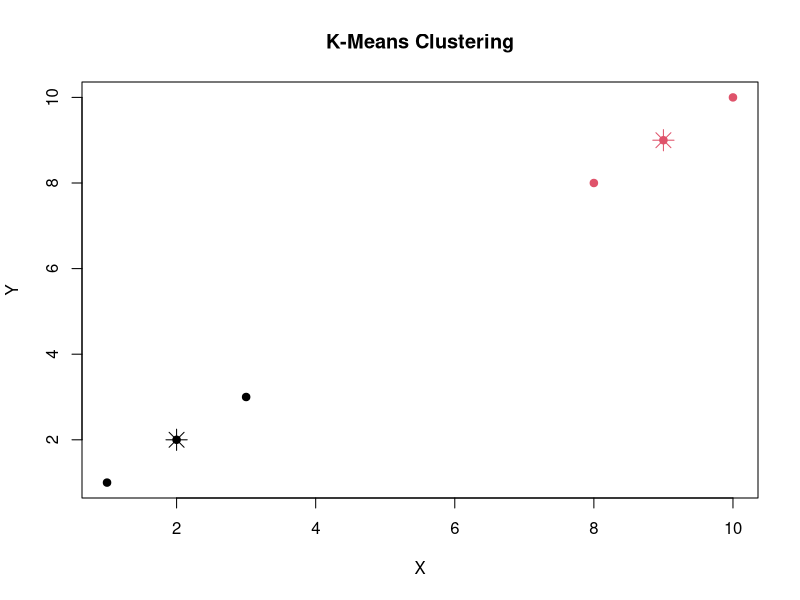

This figure's R source:

x <- c(1, 2, 3, 8, 9, 10)
y <- c(1, 2, 3, 8, 9, 10)

data <- data.frame(x, y)


model <- kmeans(data, centers = 2)

print("Cluster Information:")
print(model)


png("kmeans_cluster.png")

plot(data$x, data$y,
     col = model$cluster,
     pch = 19,
     main = "K-Means Clustering",
     xlab = "X",
     ylab = "Y")

points(model$centers,
       col = 1:2,
       pch = 8,
       cex = 2)


dev.off()
